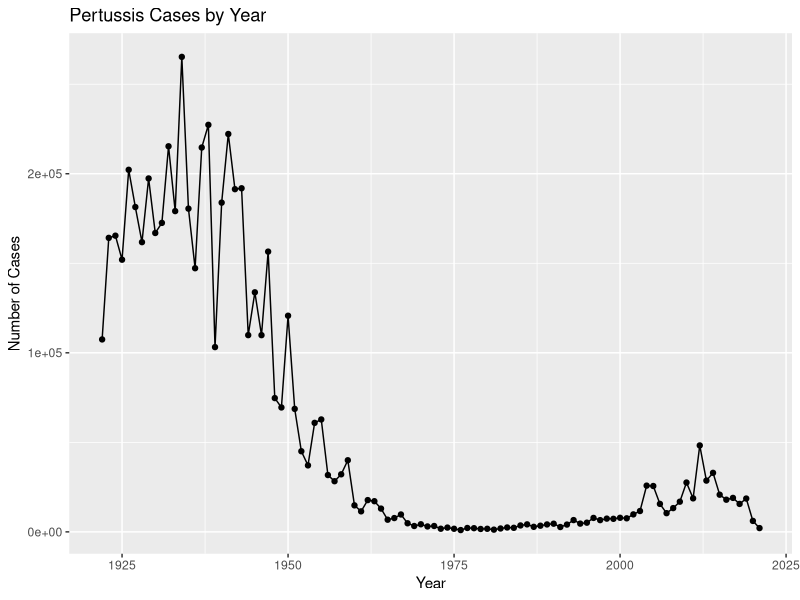
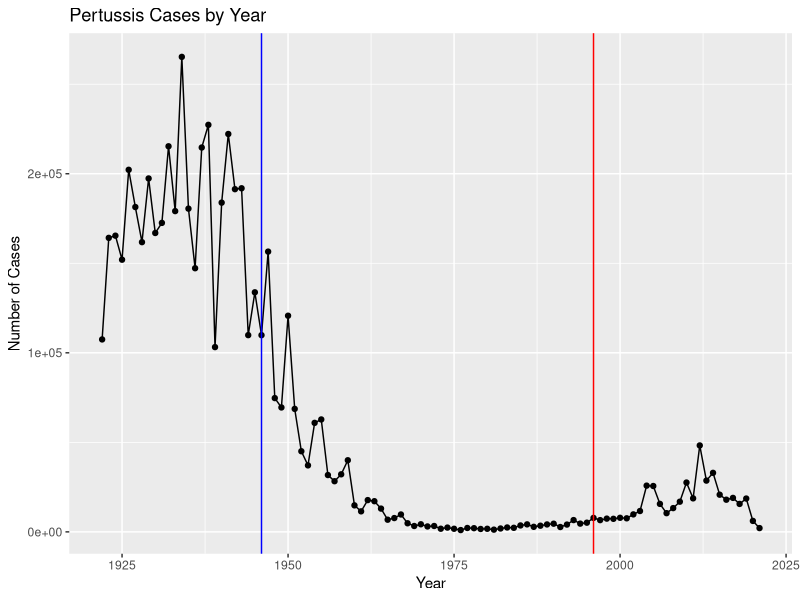

Recreate these plots in R, in order. (Note: this script raises an error after producing the figures.)
## ---- chunk 1
cdc <- data.frame(
                          Year = c(1922L,
                                   1923L,1924L,1925L,1926L,1927L,1928L,
                                   1929L,1930L,1931L,1932L,1933L,1934L,1935L,
                                   1936L,1937L,1938L,1939L,1940L,1941L,
                                   1942L,1943L,1944L,1945L,1946L,1947L,1948L,
                                   1949L,1950L,1951L,1952L,1953L,1954L,
                                   1955L,1956L,1957L,1958L,1959L,1960L,
                                   1961L,1962L,1963L,1964L,1965L,1966L,1967L,
                                   1968L,1969L,1970L,1971L,1972L,1973L,
                                   1974L,1975L,1976L,1977L,1978L,1979L,1980L,
                                   1981L,1982L,1983L,1984L,1985L,1986L,
                                   1987L,1988L,1989L,1990L,1991L,1992L,1993L,
                                   1994L,1995L,1996L,1997L,1998L,1999L,
                                   2000L,2001L,2002L,2003L,2004L,2005L,
                                   2006L,2007L,2008L,2009L,2010L,2011L,2012L,
                                   2013L,2014L,2015L,2016L,2017L,2018L,
                                   2019L,2020L,2021L),
  Cases = c(107473,
                                   164191,165418,152003,202210,181411,
                                   161799,197371,166914,172559,215343,179135,
                                   265269,180518,147237,214652,227319,103188,
                                   183866,222202,191383,191890,109873,
                                   133792,109860,156517,74715,69479,120718,
                                   68687,45030,37129,60886,62786,31732,28295,
                                   32148,40005,14809,11468,17749,17135,
                                   13005,6799,7717,9718,4810,3285,4249,
                                   3036,3287,1759,2402,1738,1010,2177,2063,
                                   1623,1730,1248,1895,2463,2276,3589,
                                   4195,2823,3450,4157,4570,2719,4083,6586,
                                   4617,5137,7796,6564,7405,7298,7867,
                                   7580,9771,11647,25827,25616,15632,10454,
                                   13278,16858,27550,18719,48277,28639,
                                   32971,20762,17972,18975,15609,18617,6124,
                                   2116)
)

## ---- chunk 2
library(ggplot2)
## ---- chunk 3
ggplot(cdc, aes(x=Year, y=Cases))+
  geom_point()+
  geom_line()+
  labs(x='Year', y='Number of Cases', title='Pertussis Cases by Year')
## ---- chunk 4
ggplot(cdc, aes(x=Year, y=Cases))+
  geom_point()+
  geom_line()+
  labs(x='Year', y='Number of Cases', title='Pertussis Cases by Year')+
  geom_vline(xintercept = 1946, col='blue')+
  geom_vline(xintercept = 1996, col='red')
## ---- chunk 5
library(jsonlite)
subject <- read_json("https://www.cmi-pb.org/api/subject", simplifyVector = TRUE)
## ---- chunk 6
head(subject,3)
## ---- chunk 7
length(grep('wP', subject$infancy_vac))
length(grep('aP', subject$infancy_vac))
nrow(subject)
## ---- chunk 8
length(grep('Male', subject$biological_sex))
length(grep('Female', subject$biological_sex))
## ---- chunk 9
table(subject$biological_sex, subject$race)
## ---- chunk 10
library(lubridate)
today()
## ---- chunk 11
subject$age <- time_length(today() - ymd(subject$year_of_birth),'years')

## ---- chunk 12
library(dplyr)
        
wp <- subject %>% filter(infancy_vac == "wP")
mean(wp$age)
## ---- chunk 13
ap <- subject %>% filter(infancy_vac == "aP")
head(ap)

mean(ap$age)
## ---- chunk 14
t.test(wp$age, ap$age)
## ---- chunk 15
int <- ymd(subject$date_of_boost) - ymd(subject$year_of_birth)
subject$boost_age <- time_length(int, "year")

head(subject)
## ---- chunk 16
ggplot(subject, aes(age, fill=as.factor(subject$infancy_vac)))+
  geom_histogram(show.legend = FALSE)+
  facet_wrap(vars(infancy_vac), nrow=2)+
  labs(x='Age in Years',y=element_blank())
  
## ---- chunk 17
specimen <- read_json("https://www.cmi-pb.org/api/specimen", simplifyVector = TRUE) 
titer <- read_json("https://www.cmi-pb.org/api/plasma_ab_titer", simplifyVector = TRUE) 
## ---- chunk 18
meta <- inner_join(specimen, subject)
dim(meta)
## ---- chunk 19
abdata <- inner_join(titer, meta)
dim(abdata)
## ---- chunk 20
table(abdata$isotype)
## ---- chunk 21
table(abdata$dataset)
## ---- chunk 22
igg <- abdata %>% filter(isotype == "IgG")
head(igg)
## ---- chunk 23
ggplot(igg) +
  aes(MFI_normalised, antigen) +
  geom_boxplot() + 
    xlim(0,75) +
  facet_wrap(vars(visit), nrow=2)
## ---- chunk 24

## ---- chunk 25
ggplot(igg) +
  aes(MFI_normalised, antigen, col=infancy_vac ) +
  geom_boxplot(show.legend = FALSE) + 
  facet_wrap(vars(visit), nrow=2) +
  xlim(0,75) +
  theme_bw()
## ---- chunk 26
filter(igg, antigen=="OVA") %>%
  ggplot() +
  aes(MFI_normalised, col=infancy_vac) +
  geom_boxplot(show.legend = FALSE) +
  facet_wrap(vars(visit)) +
  theme_bw()
## ---- chunk 27
filter(igg, antigen=='PT') %>%
  ggplot() +
  aes(MFI_normalised, col=infancy_vac) +
  geom_boxplot(show.legend = FALSE) +
  facet_wrap(vars(visit)) +
  theme_bw()
## ---- chunk 28
filter(igg, antigen=='FIM2/3') %>%
  ggplot() +
  aes(MFI_normalised, col=infancy_vac) +
  geom_boxplot(show.legend = FALSE) +
  facet_wrap(vars(visit)) +
  theme_bw()
## ---- chunk 29
abdata.21 <- abdata %>% filter(dataset == "2021_dataset")

abdata.21 %>% 
  filter(isotype == "IgG",  antigen == "PT") %>%
  ggplot() +
    aes(x=planned_day_relative_to_boost,
        y=MFI_normalised,
        col=infancy_vac,
        group=subject_id) +
    geom_point() +
    geom_line() +
    geom_vline(xintercept=0, linetype="dashed") +
    geom_vline(xintercept=14, linetype="dashed") +
  labs(title="2021 dataset IgG PT",
       subtitle = "Dashed lines indicate day 0 (pre-boost) and 14 (apparent peak levels)")
## ---- chunk 30
abdata.20 <- abdata %>% filter(dataset == "2020_dataset")

abdata.20 %>% 
  filter(isotype == "IgG",  antigen == "PT") %>%
  ggplot() +
    aes(x=planned_day_relative_to_boost,
        y=MFI_normalised,
        col=infancy_vac,
        group=subject_id) +
    geom_point() +
    geom_line() +
    geom_vline(xintercept=0, linetype="dashed") +
    geom_vline(xintercept=14, linetype="dashed") +
  labs(title="2020 dataset IgG PT",
       subtitle = "Dashed lines indicate day 0 (pre-boost) and 14 (apparent peak levels)")
## ---- chunk 31

abdata.20 %>% 
  filter(isotype == "IgG",  antigen == "PT") %>%
  ggplot() +
    aes(x=planned_day_relative_to_boost,
        y=MFI_normalised,
        col=infancy_vac,
        group=subject_id) +
    geom_point() +
    geom_line() +
    geom_vline(xintercept=0, linetype="dashed") +
    geom_vline(xintercept=14, linetype="dashed") +
  labs(title="2020 dataset IgG PT",
       subtitle = "Dashed lines indicate day 0 (pre-boost) and 14 (apparent peak levels)")+
  xlim(0,125)
## ---- chunk 32
url <- "https://www.cmi-pb.org/api/v2/rnaseq?versioned_ensembl_gene_id=eq.ENSG00000211896.7"

rna <- read_json(url, simplifyVector = TRUE) 
## ---- chunk 33
ssrna <- inner_join(rna, meta)
## ---- chunk 34
ggplot(ssrna) +
  aes(visit, tpm, group=subject_id) +
  geom_point() +
  geom_line(alpha=0.2)
## ---- chunk 35
ggplot(ssrna) +
  aes(tpm, col=infancy_vac) +
  geom_boxplot() +
  facet_wrap(vars(visit))
## ---- chunk 36
ssrna %>%  
  filter(visit==4) %>% 
  ggplot() +
    aes(tpm, col=infancy_vac) + geom_density() + 
    geom_rug() 
